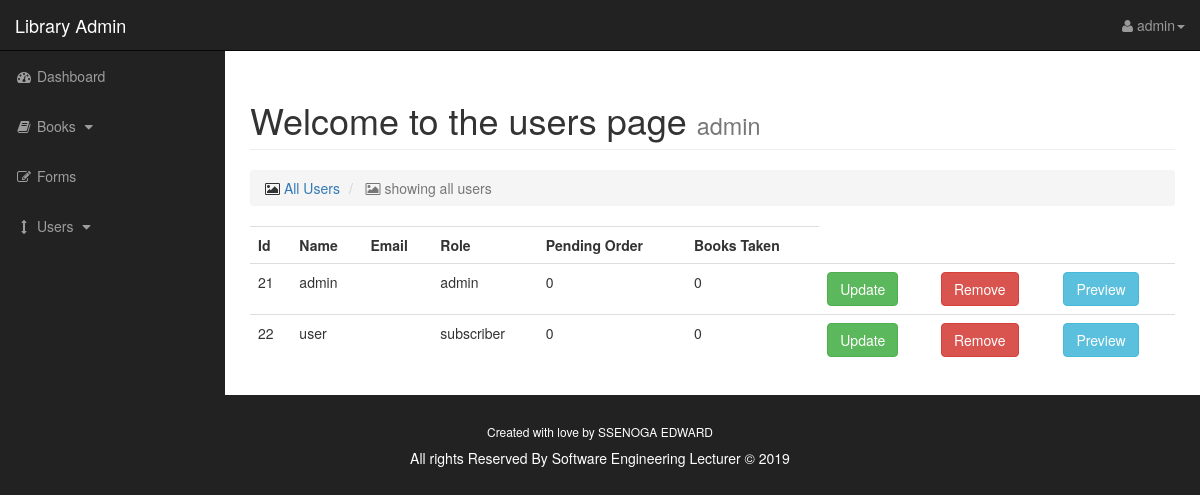
The page /users.php (signed in) on the database its author committed.
### tables this page shows
CREATE TABLE `users` (
  `u_id` int(3) NOT NULL,
  `u_name` varchar(250) NOT NULL,
  `u_email` varchar(100) NOT NULL,
  `u_pass` varchar(50) NOT NULL,
  `u_role` varchar(20) NOT NULL DEFAULT 'subscriber',
  `pending_order` int(3) NOT NULL DEFAULT '0',
  `books_taken` int(3) NOT NULL DEFAULT '0',
  `adress` varchar(200) NOT NULL,
  `telephone` varchar(20) NOT NULL,
  `first_name` varchar(200) NOT NULL,
  `last_name` varchar(200) NOT NULL,
  `age` int(3) NOT NULL
);

### users.php (the view)
<?php
include './includes/header.php';
?>
<body>
    <div id="wrapper">
        <?php
            include './includes/navigation.php';
        ?>
        <div id="page-wrapper">
            <div class="container-fluid">
                <div class="row">
                    <div class="col-lg-12">
                        <h1 class="page-header">
                            Welcome to the users page
                            <small><?php echo $_SESSION['name'];?></small>
                        </h1>
                        <ol class="breadcrumb">
                            <li>
                                <i class="fa fa-image"></i>  <a href="users.php">All Users</a>
                            </li>
                            <li class="active">
                                <i class="fa fa-image"></i> showing all users
                            </li>
                        </ol>
                        <div class="table-responsive">
                        <table class="table table-hover">
                            <tr>
                                <th>Id</th>
                                <th>Name</th>
                                <th>Email</th>
                                <th>Role</th>
                                <th>Pending Order</th>
                                <th>Books Taken</th>
                            </tr>
                                <?php
                                    $sql = "SELECT * FROM users";
                                    $query = mysqli_query($con,$sql);
                                    while($row = mysqli_fetch_assoc($query)){
                                        $id = $row['u_id'];
                                        $name = $row['u_name'];
                                        $email = $row['u_email'];
                                        $role = $row['u_role'];
                                        $order = $row['pending_order'];
                                        $books = $row['books_taken'];
                                        echo "<tr>";
                                        echo "<td>".$id."</td>";
                                        echo "<td>".$name."</td>";
                                        echo "<td>".$email."</td>";
                                        echo "<td>".$role."</td>";
                                        echo "<td>".$order."</td>";
                                        echo "<td>".$books."</td>";
                                        ?>
                                        <td><a href="pages/update_user.php?update=<?php echo $id;?>" class="btn btn-success">Update</a></td>
                                        <td><a href="pages/add_users.php?remove=<?php echo $id;?>" class="btn btn-danger">Remove</a></td>
                                        <td><a href="pages/add_users.php?preview=<?php echo $id;?>" class="btn btn-info">Preview</a></td>
                                        <?php
                                        echo "</tr>";
                                    }
                                ?>
                        </table>
                        </div>
                    </div>
                </div>
            </div>
        </div>
    </div>
<?php
include './includes/footer.php';
?>

### css/sb-admin.css (style rules this page uses)
body { margin-top: 100px; background-color: #222; }
@media (min-width:768px) { body { margin-top: 50px; } }
#wrapper { padding-left: 0; }
#page-wrapper { width: 100%; padding: 0; background-color: #fff; }
@media (min-width:768px) { #wrapper { padding-left: 225px; } }
@media (min-width:768px) { #page-wrapper { padding: 10px; } }

### rows shown on the page
users: u_id "21", u_name "admin", u_role "admin", pending_order "0", books_taken "0"
users: u_id "22", u_name "user", u_role "subscriber", pending_order "0", books_taken "0"

### other values the page prints
$_SESSION['name'] "admin"
